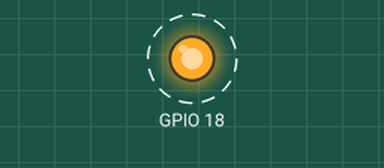
This program was run on a simulated Raspberry Pi (BCM pin numbers). Parts: output pins drawn as LEDs (lit = HIGH). Dashed ring = blinking.

Above: at 0.2 s.
Timing chart, 0 to 3.0 s (numbered marks = the images above):
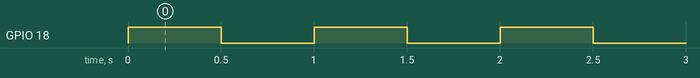

The program:

Blink.py
```python
# Written by Lorenzo Daidone
# graficayes@email.it
# 11/15/2015

#!/usr/bin/python

import time
import RPi.GPIO as GPIO

GPIO.setmode(GPIO.BCM)

GPIO.setup (18, GPIO.OUT)   # led connected to pin 18

while True:
    GPIO.output(18, True)   # turn on the led
    time.sleep(0.5)
    GPIO.output(18, False)  # turn off the led
    time.sleep(0.5)
```

Measured:
- by itself, GPIO 18: alternates HIGH for 0.50 s and LOW for 0.50 s
